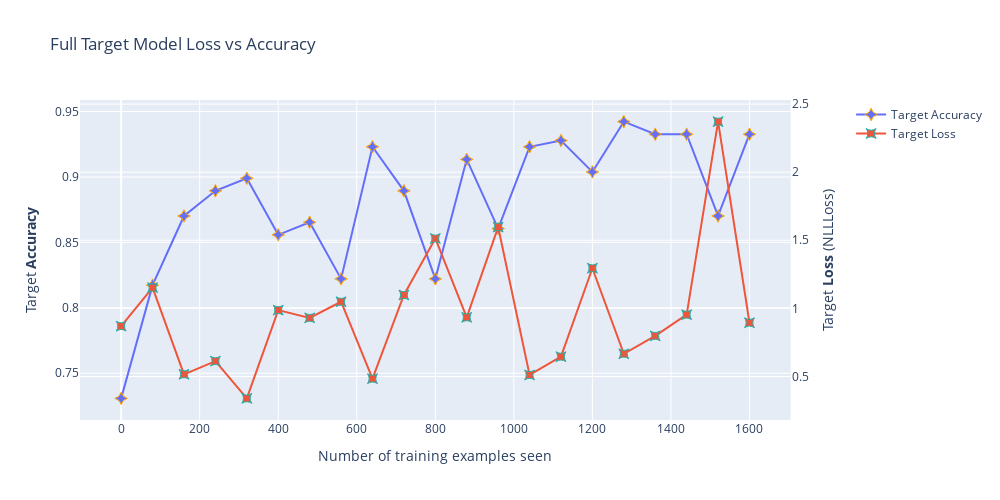

Notebook source saved alongside this figure:
### Code cell
import plotly
fig = plotly.subplots.make_subplots(specs=[[{"secondary_y": True}]])
fig.add_trace(go.Scatter(x=clf_test_counter, y=clf_accuracies, marker_symbol='star-diamond', 
                         marker_line_color="orange", marker_line_width=1, marker_size=9, mode='lines+markers', 
                         name='Target Accuracy'), secondary_y=False)
fig.add_trace(go.Scatter(x=clf_test_counter, y=clf_losses, marker_symbol='star-square', 
                         marker_line_color="lightseagreen", marker_line_width=1, marker_size=9, mode='lines+markers',
                         name='Target Loss'), secondary_y=True)
fig.update_layout(
    width=1000,
    height=500,
    title="Full Target Model Loss vs Accuracy")
fig.update_xaxes(title_text="Number of training examples seen")
fig.update_yaxes(title_text="Target <b>Accuracy</b>", secondary_y=False)
fig.update_yaxes(title_text="Target <b>Loss</b> (NLLLoss)", secondary_y=True)
fig.show()
fig.write_image(output_path+"/Target_Loss_Accuracy Loss.pdf")


import seaborn as sns
import matplotlib.pyplot as plt

data = {
    'Number of training examples seen': clf_test_counter,
    'Target Accuracy': clf_accuracies,
    'Target Loss': clf_losses
}

df = pd.DataFrame(data)
plt.figure(figsize=(10, 5))
sns.lineplot(data=df, x='Number of training examples seen', y='Target Accuracy', label='Target Accuracy')
ax2 = plt.twinx()
sns.lineplot(data=df, x='Number of training examples seen', y='Target Loss', ax=ax2, color='lightseagreen', label='Target Loss')
plt.title("Full Target Model Loss vs Accuracy")
plt.xlabel("Number of training examples seen")
plt.ylabel("Target Accuracy")
ax2.set_ylabel("Target Loss (NLLLoss)", color='lightseagreen')
plt.savefig(output_path+"/Target_Loss_Accuracy Loss.eps", format='eps', bbox_inches='tight')
plt.savefig(output_path+"/Target_Loss_Accuracy.png", format='png', bbox_inches='tight',dpi=300)
plt.show()

### Figure 1 — Plotly figure (JSON) as saved in the notebook; plotly's stock layout.template omitted (floating-point values rounded to 4 significant figures)
{"data": [{"marker": {"line": {"color": "orange", "width": 1}, "size": 9, "symbol": "star-diamond"}, "mode": "lines+markers", "name": "Target Accuracy", "type": "scatter", "x": [0, 80, 160, 240, 320, 400, 480, 560, 640, 720, 800, 880, 960, 1040, 1120, 1200, 1280, 1360, 1440, 1520, 1600], "xaxis": "x", "y": [0.7308, 0.8173, 0.8702, 0.8894, 0.899, 0.8558, 0.8654, 0.8221, 0.9231, 0.8894, 0.8221, 0.9135, 0.8606, 0.9231, 0.9279, 0.9038, 0.9423, 0.9327, 0.9327, 0.8702, 0.9327], "yaxis": "y"}, {"marker": {"line": {"color": "lightseagreen", "width": 1}, "size": 9, "symbol": "star-square"}, "mode": "lines+markers", "name": "Target Loss", "type": "scatter", "x": [0, 80, 160, 240, 320, 400, 480, 560, 640, 720, 800, 880, 960, 1040, 1120, 1200, 1280, 1360, 1440, 1520, 1600], "xaxis": "x", "y": [0.8695, 1.153, 0.5161, 0.6129, 0.3394, 0.9872, 0.9305, 1.049, 0.4843, 1.098, 1.513, 0.9343, 1.597, 0.5113, 0.6456, 1.295, 0.6669, 0.7982, 0.9538, 2.371, 0.8947], "yaxis": "y2"}], "layout": {"height": 500, "title": {"text": "Full Target Model Loss vs Accuracy"}, "width": 1000, "xaxis": {"anchor": "y", "domain": [0, 0.94], "title": {"text": "Number of training examples seen"}}, "yaxis": {"anchor": "x", "domain": [0, 1], "title": {"text": "Target <b>Accuracy</b>"}}, "yaxis2": {"anchor": "x", "overlaying": "y", "side": "right", "title": {"text": "Target <b>Loss</b> (NLLLoss)"}}}}
